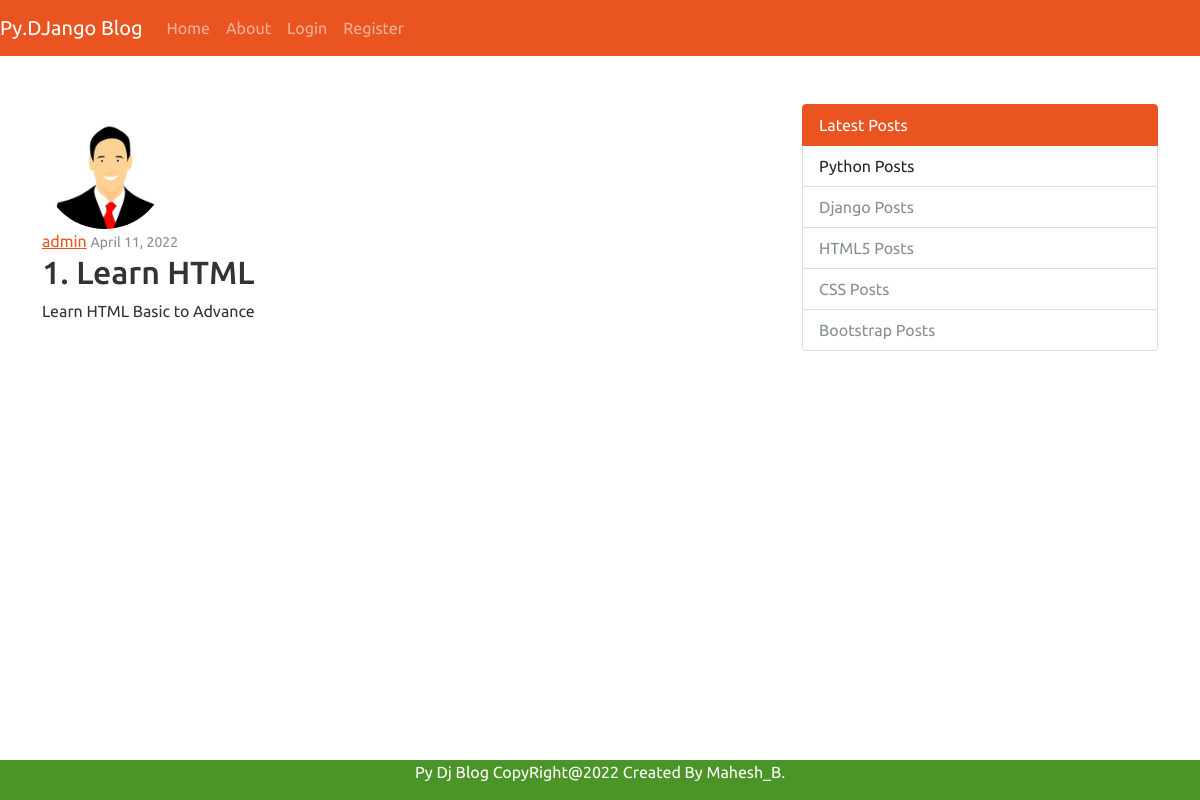
The app's page /post/2/ with its own data.
### blog/models.py (models this page shows, shortened)
class Post(models.Model):
    title = models.CharField(max_length=100)
    content = models.TextField()
    date_posted = models.DateTimeField(default=timezone.now)  # possible values - auto_now = True , auto_now_add = True, default
    author = models.ForeignKey(User,on_delete = models.CASCADE)

### users/models.py (models this page shows, shortened)
class Profile(models.Model):
      user = models.OneToOneField(User, on_delete=models.CASCADE)
      image = models.ImageField(default='default.jpg', upload_to='profile_pics')

### blog/views.py (the view)
# urls.py: path('post/<int:pk>/', PostDetailView.as_view(), name='post-detail'),
class PostDetailView(DetailView):
    model = Post
    template_name = 'post_detail.html' # <app>/<model>_<viewtype>.html

### blog/templates/post_detail.html (shortened to what this page needs)
{% extends "base.html" %} {% block content %}
<article class="media content-section">
  <img
    class="rounded-circle article-img"
    src="{{ object.author.profile.image.url }}"
    style ="height:125px;width:125px"
  />
  <div class="media-body">
    <div class="article-metadata">
      <a class="mr-2" href="#">{{ object.author }}</a>
      <small class="text-muted">{{ object.date_posted|date:"F d, Y" }}</small>
    </div>
    <h2 class="article-title">{{ object.title }}</h2>
    <p class="article-content">{{ object.content }}</p>
  </div>
</article>
{% endblock content %}

### records on screen
Post: author.profile.image (placeholder picture), author "admin", date_posted "April 11, 2022", title "1. Learn HTML", content "Learn HTML Basic to Advance"
